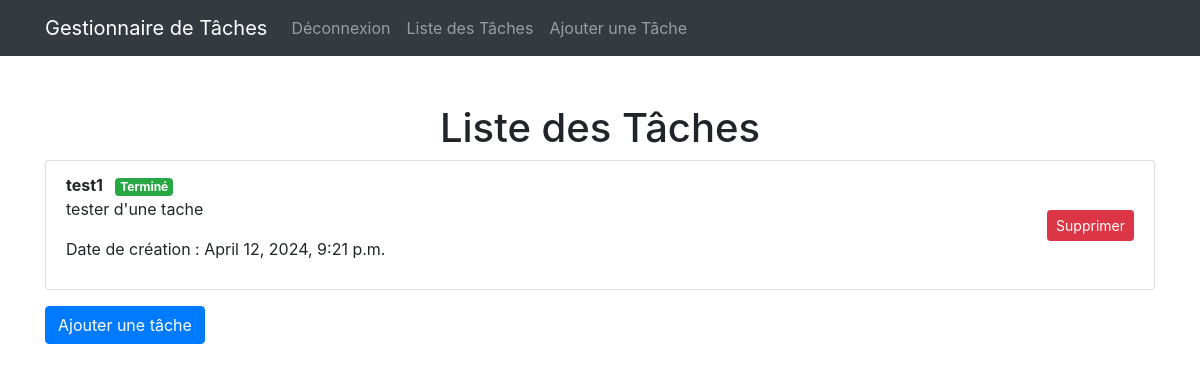
Screenshot of /nouvelle_app/ with the database file from the repository.
### nouvelle_app/models.py (models this page shows, shortened)
class Tache(models.Model):
    titre = models.CharField(max_length=200)
    description = models.TextField()
    date_creation = models.DateTimeField(auto_now_add=True)
    termine = models.BooleanField(default=False)

### nouvelle_app/views.py (the view)
# urls.py: path('', liste_taches, name='liste_taches'),
def liste_taches(request):
    taches = Tache.objects.all()
    return render(request, 'liste_taches.html', {'taches': taches})

### nouvelle_app/templates/liste_taches.html (shortened to what this page needs)
<!DOCTYPE html>
<html>
<head>
    <link href="https://maxcdn.bootstrapcdn.com/bootstrap/4.5.2/css/bootstrap.min.css" rel="stylesheet">
</head>
<body>
    {% include 'navbar.html' %}
    <div class="container mt-5">
        <center><h1>Liste des Tâches</h1></center>
        <ul class="list-group">
            {% for tache in taches %}
            <li class="list-group-item d-flex justify-content-between align-items-center">
                <div>
                    <strong>{{ tache.titre }}</strong>
                    {% if not tache.termine %}
                    <span class="badge badge-warning ml-2">En cours</span>
                    {% else %}
                    <span class="badge badge-success ml-2">Terminé</span>
                    {% endif %}
                    <p>{{ tache.description }}</p>
                    <p>Date de création : {{ tache.date_creation }}</p>
                </div>
                <div>
                    <form method="post" action="{% url 'supprimer_tache' tache.id %}">
                        <button type="submit" class="btn btn-sm btn-danger">Supprimer</button>
                    </form>
                </div>
            </li>
            {% endfor %}
        </ul>
        <a href="{% url 'ajouter_tache' %}" class="btn btn-primary mt-3">Ajouter une tâche</a>
    </div>
</body>
</html>

### rows the page displays
Tache: titre "test1", termine "Terminé", description "tester d'une tache", date_creation "April 12, 2024, 9:21 p.m."
